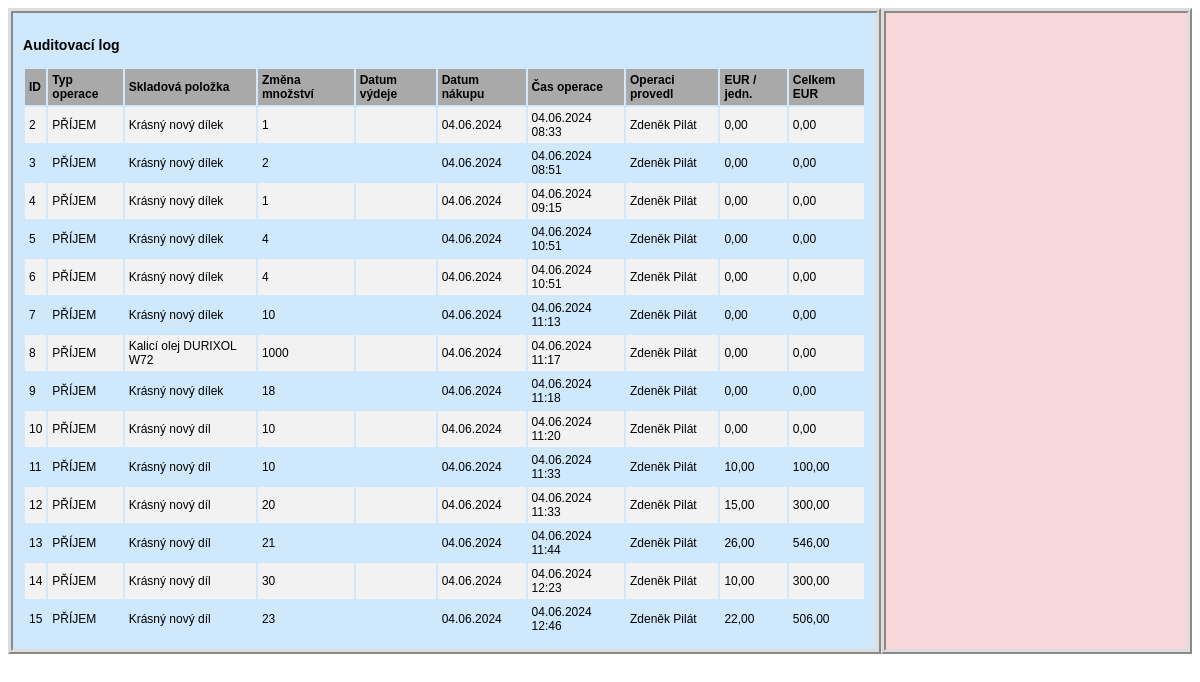
The app's page /sklad/audit_logs/ (signed in), older data.
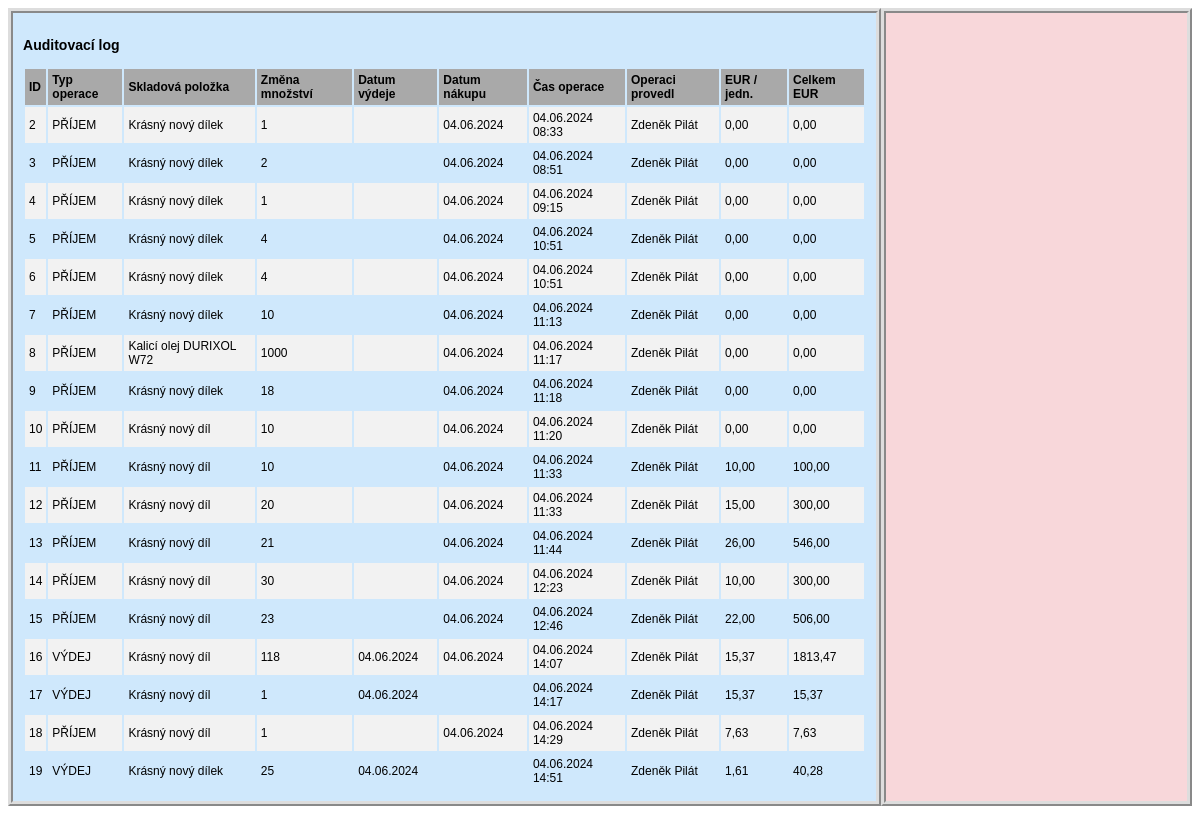
The same page, newer data.
### hpm_sklad/models.py (models this page shows, shortened)
class AuditLog(models.Model):
    class Meta:
        verbose_name_plural = "Auditovací logy"
    MOVEMENT_CHOICES = [
        ('PŘÍJEM', 'Příjem'),
        ('VÝDEJ', 'Výdej')
    ]
    JEDNOTKY_CHOICES = [
        ('ks', 'kus'),
        ('kg', 'kilogram'),
        ('par', 'pár'),
        ('l', 'litr'),
        ('m', 'metr'),
        ('baleni', 'balení'),
    ]
    ucetnictvi = models.BooleanField(verbose_name="Účetnictví")
    evidencni_cislo = models.ForeignKey(Sklad, on_delete=models.CASCADE)
    interne_cislo = models.IntegerField(null=True, verbose_name="Číslo karty")
    objednano = models.CharField(max_length=100, null=True, blank=True, verbose_name="Objednáno?")
    nazev_dilu = models.CharField(max_length=100, verbose_name="Název dílu", db_index=True)
    zmena_mnozstvi = models.IntegerField(verbose_name="Změna množství")
    mnozstvi = models.PositiveIntegerField(verbose_name="Množství")
    jednotky = models.CharField(max_length=10, choices=JEDNOTKY_CHOICES, default='ks', verbose_name="Jednotky")
    typ_operace = models.CharField(max_length=10, choices=MOVEMENT_CHOICES, verbose_name="Typ operace")
    pouzite_zarizeni = models.CharField(max_length=70, verbose_name="Pro zařízení")
    umisteni = models.CharField(max_length=25, verbose_name="Umístění")
    dodavatel = models.CharField(max_length=70, verbose_name="Dodavatel")
    datum_vydeje = models.DateField(null=True, blank=True, verbose_name="Datum výdeje")
    datum_nakupu = models.DateField(null=True, blank=True, verbose_name="Datum nákupu")
    cislo_objednavky = models.CharField(max_length=20, null=True, blank=True, verbose_name="Číslo objednávky")
    jednotkova_cena_eur = models.FloatField(default=0.0, verbose_name="EUR/jednotka")
    celkova_cena_eur = models.FloatField(default=0.0, verbose_name="Celkem EUR")
    cas_vytvoreni = models.DateTimeField(auto_now_add=True, verbose_name="Čas vytvoření")
    operaci_provedl = models.ForeignKey(User, on_delete=models.CASCADE, verbose_name="Operaci provedl")
    poznamka = models.CharField(null=True, blank=True, max_length=200, verbose_name="Poznámka")

class Sklad(models.Model):
    class Meta:
        ordering = ["-evidencni_cislo"]
        verbose_name_plural = "Skladové položky"
    JEDNOTKY_CHOICES = [
        ('ks', 'kus'),
        ('kg', 'kilogram'),
        ('par', 'pár'),
        ('l', 'litr'),
        ('m', 'metr'),
        ('baleni', 'balení'),
    ]
    evidencni_cislo = models.AutoField(primary_key=True, verbose_name="Evidenční číslo")
    interne_cislo = models.IntegerField(null=True, verbose_name="Číslo karty")
    objednano = models.CharField(max_length=100, null=True, blank=True, verbose_name="Objednáno?")
    nazev_dilu = models.CharField(max_length=100, verbose_name="Název dílu")
    min_mnozstvi_ks = models.PositiveIntegerField(default=0, verbose_name="Minimum")
    mnozstvi = models.PositiveIntegerField(default=0, verbose_name="Množství")
    jednotky = models.CharField(max_length=10, choices=JEDNOTKY_CHOICES, default='ks', verbose_name="Jednotky")
    umisteni = models.CharField(max_length=25, verbose_name="Umístění")
    dodavatel = models.CharField(max_length=70, null=True, blank=True, verbose_name="Dodavatel")
    datum_nakupu = models.DateField(null=True, blank=True, verbose_name="Datum nákupu")
    cislo_objednavky = models.CharField(max_length=20, null=True, blank=True, verbose_name="Číslo objednávky")
    jednotkova_cena_eur = models.FloatField(default=0.0, validators=[MinValueValidator(0.0)], verbose_name="EUR/jednotka")
    celkova_cena_eur = models.FloatField(default=0.0, validators=[MinValueValidator(0.0)], verbose_name="Celkem EUR")
    poznamka = models.CharField(null=True, blank=True, max_length=200, verbose_name="Poznámka")
    ucetnictvi = models.BooleanField(default=True, verbose_name="Účetnictví")
    kriticky_dil = models.BooleanField(default=False, verbose_name="Kritický díl")
    hsh = models.BooleanField(default=False, verbose_name="HSH")
    tq8 = models.BooleanField(default=False, verbose_name="TQ8")
    tqf_xl1 = models.BooleanField(default=False, verbose_name="TQF XL1")
    tqf_xl2 = models.BooleanField(default=False, verbose_name="TQF XL2")
    dc_xl = models.BooleanField(default=False, verbose_name="DC XL")
    dac_xl1_2 = models.BooleanField(default=False, verbose_name="DAC XL1-2")
    dl_xl = models.BooleanField(default=False, verbose_name="DL XL")
    dac = models.BooleanField(default=False, verbose_name="DAC")
    lac_1 = models.BooleanField(default=False, verbose_name="LAC 1")
    lac_2 = models.BooleanField(default=False, verbose_name="LAC 2")
    ipsen_ene = models.BooleanField(default=False, verbose_name="IPSEN ENE")
    hsh_ene = models.BooleanField(default=False, verbose_name="HSH ENE")
    xl_ene1 = models.BooleanField(default=False, verbose_name="XL ENE1")
    xl_ene2 = models.BooleanField(default=False, verbose_name="XL ENE2")
    ipsen_w = models.BooleanField(default=False, verbose_name="IPSEN W")
    hsh_w = models.BooleanField(default=False, verbose_name="HSH W")
    kw = models.BooleanField(default=False, verbose_name="KW")
    kw1 = models.BooleanField(default=False, verbose_name="KW 1")
    kw2 = models.BooleanField(default=False, verbose_name="KW 2")
    kw3 = models.BooleanField(default=False, verbose_name="KW 3")
    mikrof = models.BooleanField(default=False, verbose_name="MIKROF")
    history = HistoricalRecords()

### hpm_sklad/views.py (the view)
# urls.py: path('sklad/audit_logs/', views.AuditLogListView.as_view(), name='audit_log'),
class AuditLogListView(LoginRequiredMixin, ListView):
    model = AuditLog
    template_name = 'hpm_sklad/audit_log.html'

### hpm_sklad/templates/hpm_sklad/audit_log.html (shortened to what this page needs)
{% extends "hpm_sklad/base.html" %}
{% load static %}
{% block left_content %}
<h3 class="text-center">Auditovací log</h3>
    <div class="container-log">
        <table class="table table-bordered">
            <thead class="thead-light">
                <tr>
                    <th>ID</th>
                    <th>Typ operace</th>
                    <th>Skladová položka</th>
                    <th>Změna množství</th>
                    <th>Datum výdeje</th>
                    <th>Datum nákupu</th>
                    <th>Čas operace</th>
                    <th>Operaci provedl</th>
                    <th>EUR / jedn.</th>
                    <th>Celkem EUR</th>
                </tr>
            </thead>
            <tbody>
                {% for item in object_list %}
                    <td>{{ item.id }}</td>
                    <td>{{ item.typ_operace }}</td>
                    <td>{{ item.evidencni_cislo.nazev_dilu }}</td>
                    <td>{{ item.zmena_mnozstvi }}</td>
                    <td>{{ item.datum_vydeje | date:"d.m.Y" }}</td>
                    <td>{{ item.datum_nakupu | date:"d.m.Y" }}</td>
                    <td>{{ item.cas_vytvoreni | date:"d.m.Y H:i" }}</td>
                    <td>{{ item.operaci_provedl.first_name }} {{ item.operaci_provedl.last_name }}</td>
                    <td>{{ item.jednotkova_cena_eur|floatformat:2 }}</td>
                    <td>{{ item.celkova_cena_eur|floatformat:2 }}</td>
                {% endfor %}
            </tbody>
        </table>
    </div>
{% endblock %}

Row changes from the older to the newer data that the page shows:
added AuditLog: id "16", typ_operace "VÝDEJ", evidencni_cislo.nazev_dilu "Krásný nový díl", zmena_mnozstvi "118", datum_vydeje "04.06.2024", datum_nakupu "04.06.2024", cas_vytvoreni "04.06.2024 14:07", operaci_provedl.first_name "Zdeněk", operaci_provedl.last_name "Pilát", jednotkova_cena_eur "15,37", celkova_cena_eur "1813,47"
added AuditLog: id "17", typ_operace "VÝDEJ", evidencni_cislo.nazev_dilu "Krásný nový díl", zmena_mnozstvi "1", datum_vydeje "04.06.2024", cas_vytvoreni "04.06.2024 14:17", operaci_provedl.first_name "Zdeněk", operaci_provedl.last_name "Pilát", jednotkova_cena_eur "15,37", celkova_cena_eur "15,37"
added AuditLog: id "18", typ_operace "PŘÍJEM", evidencni_cislo.nazev_dilu "Krásný nový díl", zmena_mnozstvi "1", datum_nakupu "04.06.2024", cas_vytvoreni "04.06.2024 14:29", operaci_provedl.first_name "Zdeněk", operaci_provedl.last_name "Pilát", jednotkova_cena_eur "7,63", celkova_cena_eur "7,63"
added AuditLog: id "19", typ_operace "VÝDEJ", evidencni_cislo.nazev_dilu "Krásný nový dílek", zmena_mnozstvi "25", datum_vydeje "04.06.2024", cas_vytvoreni "04.06.2024 14:51", operaci_provedl.first_name "Zdeněk", operaci_provedl.last_name "Pilát", jednotkova_cena_eur "1,61", celkova_cena_eur "40,28"
